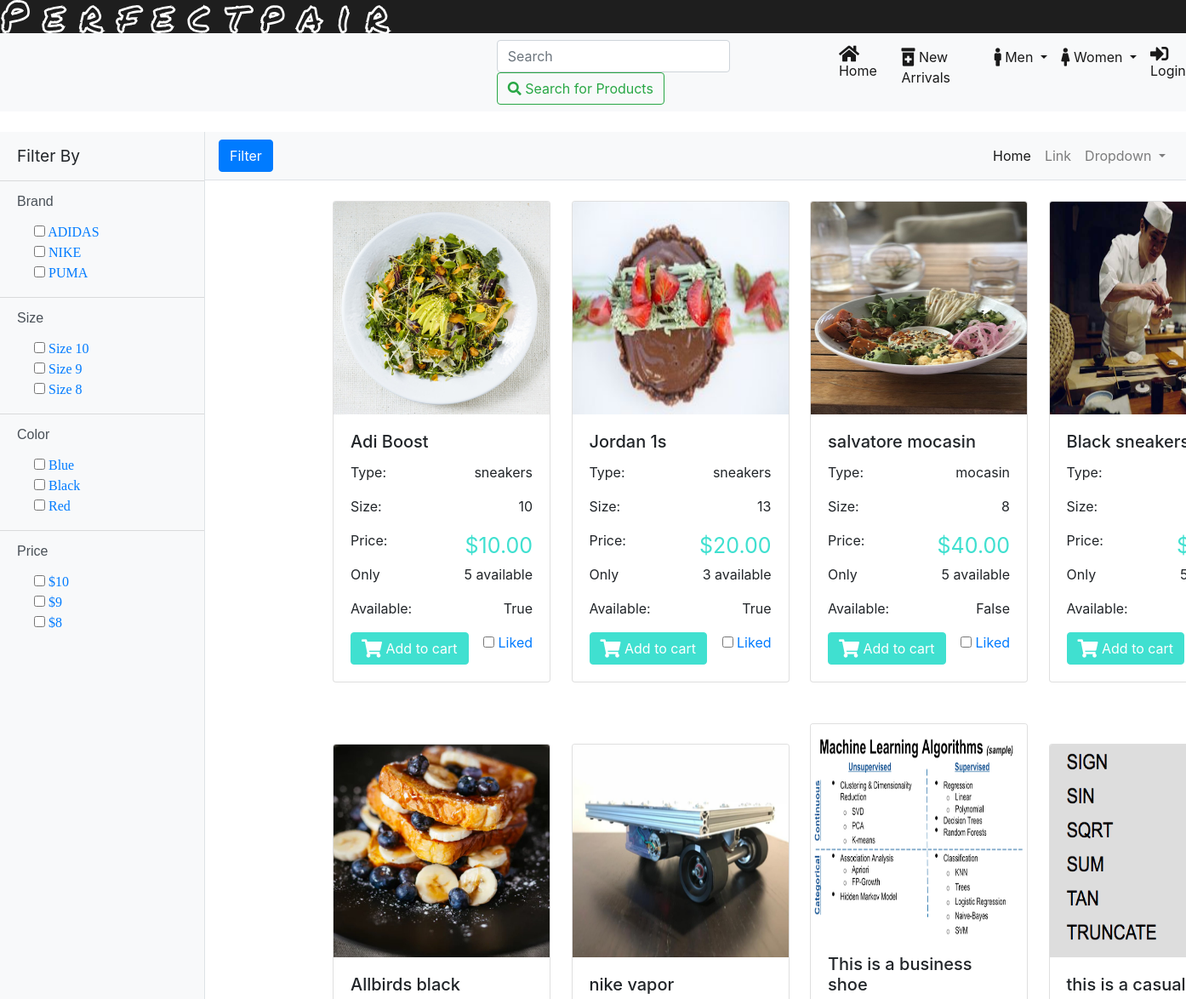
The page /shoe/sidebar (upper part) on the database as committed earlier.
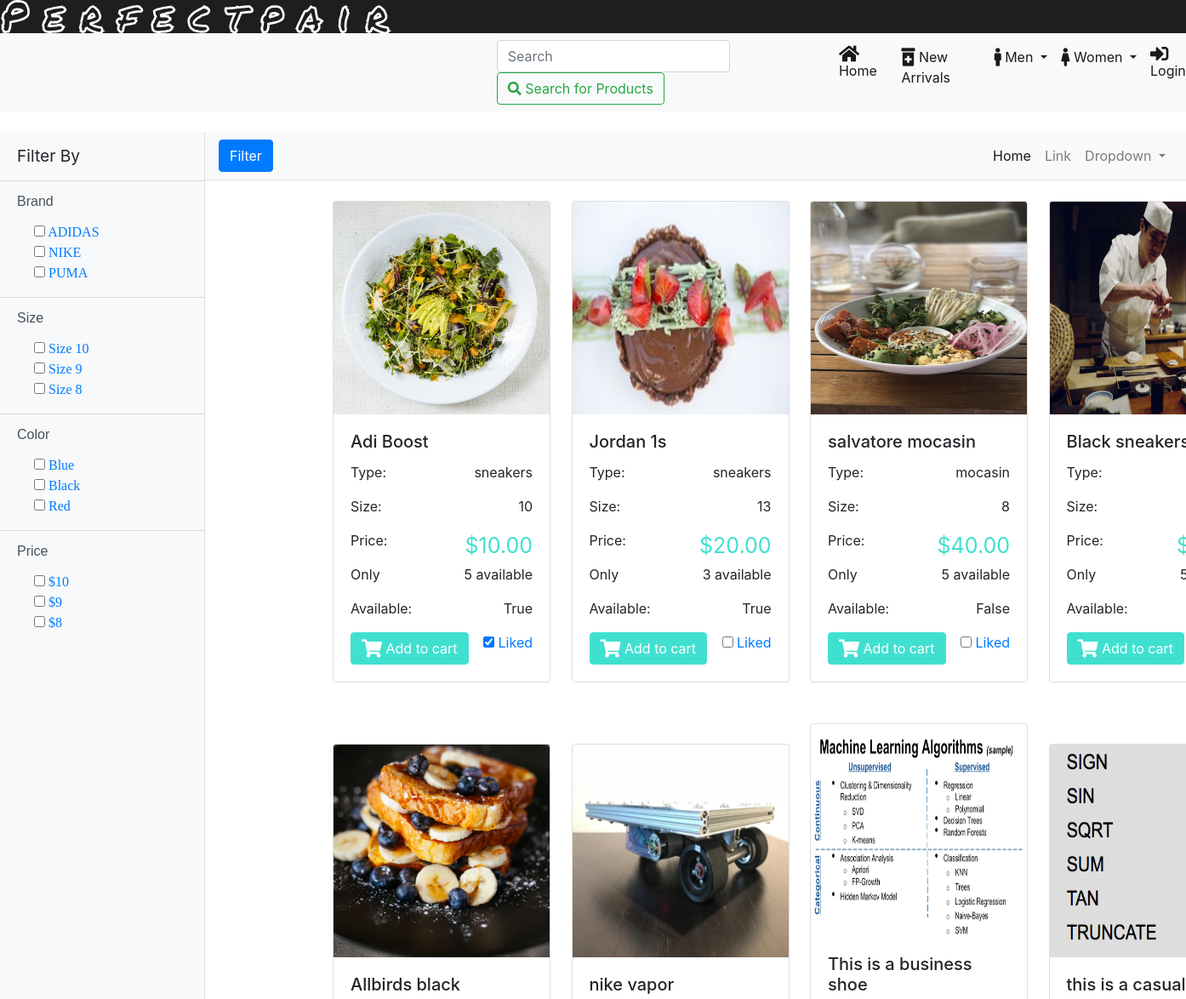
The same page on the database as committed later.
### shoe/models.py (models this page shows, shortened)
class Shoe(models.Model):
	name 			= models.CharField(max_length=30, default="Boosts")
	image 			= models.ImageField(upload_to='shoe/', blank=True, null=True)
	style 			= models.CharField(max_length=20, default="sneakers")
	size 			= models.IntegerField(default=10)
	color 			= models.CharField(max_length=20, default="blue")
	brand 			= models.CharField(max_length=20, default="Nike")
	price 			= models.DecimalField(max_digits=4, decimal_places=2, default=4.00)
	availability 	= models.BooleanField(default=True)
	new 			= models.BooleanField(default=True)
	stock 			= models.IntegerField(default=5)
	gender_choices 	= (
        ('M', 'Male'),
        ('F', 'Female'),
    )
	gender 			= models.CharField(max_length=1, choices=gender_choices, default="M")
	date 			= models.DateField(("Date"), default=datetime.date.today)
	like 			= models.BooleanField(default=False)

### shoe/views.py (the view)
# urls.py: path('sidebar', views.sidebar, name="sidebar"),
def sidebar(request):
	q1 = request.GET.get('Adidas')
	q2 = request.GET.get('Nike')
	q3 = request.GET.get('Puma')
	f1 = "Adidas" if q1 == "on" else "1"
	f2 = "Nike" if q2 == "on" else "1"
	f3 = "Puma" if q3 == "on" else "1"
	q4 = request.GET.get('s10')
	q5 = request.GET.get('s9')
	q6 = request.GET.get('s8')
	f4 = 10 if q4 == "on" else 0
	f5 = 9 if q5 == "on" else 0
	f6 = 8 if q6 == "on" else 0
	q7 = request.GET.get('blue')
	q8 = request.GET.get('black')
	q9 = request.GET.get('red')
	f7 = "blue" if q7 == "on" else "1"
	f8 = "black" if q8 == "on" else "1"
	f9 = "red" if q9 == "on" else "1"
	q10 = request.GET.get('d10')
	q11 = request.GET.get('d9')
	q12 = request.GET.get('d8')
	f10 = 10 if q10 == "on" else 0
	f11 = 9 if q11 == "on" else 0
	f12 = 8 if q12 == "on" else 0
	products1 = Shoe.objects.filter(Q(brand__icontains=f1)|Q(brand__icontains=f2)|Q(brand__icontains=f3))
	products2 = Shoe.objects.filter(Q(size__exact=f4)|Q(size__exact=f5)|Q(size__exact=f6))
	products3 = Shoe.objects.filter(Q(color__icontains=f7)|Q(color__icontains=f8)|Q(color__icontains=f9))
	products4 = Shoe.objects.filter(Q(price__exact=f10)|Q(price__exact=f11)|Q(price__exact=f12))
	products = Shoe.objects.all()
	if(products1):
		products = products & products1
	if(products2):
		products = products & products2
	if(products3):
		products = products & products3
	if(products4):
		products = products & products4
	context = {'products': products}
	template = 'shoe/sidebar.html'
	return render(request, template, context)

### shoe/templates/shoe/sidebar.html (shortened to what the changed rows need)
{% include "base.html" %}
{% block content %}
<div class="d-flex" id="wrapper">
    <div id="page-content-wrapper">
            <div class='mr-2 grid'>
              {% for shoe in products %}
              <div class="mb-4 mt-4 card text-left" style="width:16rem;">
                <img src="{{shoe.image.url}}" class="card-img-top" style="width:254px; height:250px">
                <div class="card-body" class="shadow-lg p-3 mb-5 bg-white rounded">
                  <h5 class="card-title">{{shoe.name}}</h5>
                  <p class="card-text ele-text">
                    <span>Type:</span>
                    <span style="float:right;">{{shoe.style}}</span>
                  </p>
                  <p class="card-text ele-text">
                    <span>Size: </span>
                    <span style="float:right;">{{shoe.size}}</span>
                  </p>
                  <p class="card-text ele-text">
                    <span>Price:</span>
                    <span style="float:right;color:turquoise; font-size: 25px!important;">${{shoe.price}}</span>
                  </p>
                  <p class="card-text ele-text">
                    <span>Only</span>
                    <span style="float:right">{{shoe.stock}} available</span>
                  </p>
                  <p class="card-text ele-text">
                    <span>Available: </span>
                    <span style="float:right">{{shoe.availability}}</span>
                  </p>
                  <div>
                    <a href="{% url 'shoe:cart_list' shoe_id=shoe.pk %}" class="btn btn-primary"
                      style="background-color:turquoise; border-color: turquoise;" name='q1'>
                      <i class="fas fa-shopping-cart fa-lg"></i>
                      Add to cart</a>
                    <div style="float:right">
                      <div style="float:right">
                        <input id="apto" type="checkbox" {% if shoe.like %} checked{% endif %}>
                        <label for="apto"><a href="{% url 'shoe:like' shoe_id=shoe.pk %}">Liked</a></label>
                      </div>
                    </div>
                  </div>
                </div>
              </div>
              {% endfor %}
    </div>
  </div>
{% endblock %}

Rows that differ between the two databases and show on the page:
changed Shoe "Adi Boost": like "☐" → "☑"
